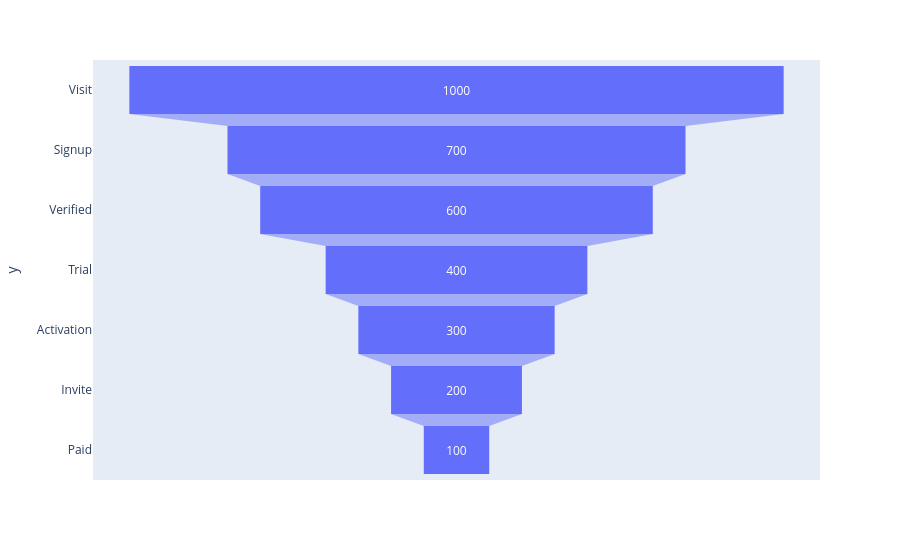

The notebook cell this image was saved under:
### Code cell
import plotly.express as px

stages = [
    "Visit",
    "Signup",
    "Verified",
    "Trial",
    "Activation",
    "Invite",
    "Paid"
]

users = [
    1000,
    700,
    600,
    400,
    300,
    200,
    100
]

fig = px.funnel(
    x=users,
    y=stages
)

fig.show()

### Figure 1 — Plotly figure (JSON) as saved in the notebook; plotly's stock layout.template omitted (floating-point values rounded to 4 significant figures)
{"data": [{"hovertemplate": "x=%{x}<br>y=%{y}<extra></extra>", "legendgroup": "", "marker": {"color": "#636efa"}, "name": "", "orientation": "h", "showlegend": false, "type": "funnel", "x": [1000, 700, 600, 400, 300, 200, 100], "xaxis": "x", "y": ["Visit", "Signup", "Verified", "Trial", "Activation", "Invite", "Paid"], "yaxis": "y"}], "layout": {"legend": {"tracegroupgap": 0}, "margin": {"t": 60}, "xaxis": {"anchor": "y", "domain": [0, 1], "title": {"text": "x"}}, "yaxis": {"anchor": "x", "domain": [0, 1], "title": {"text": "y"}}}}
